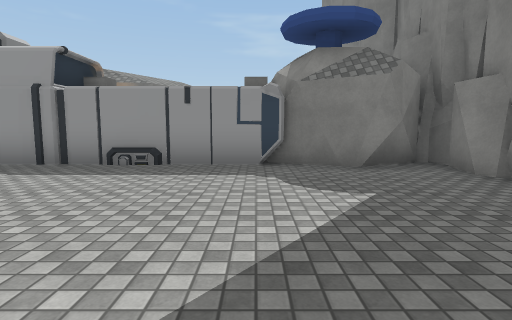
view 1 (above)

24 first-person views from a walk through a Unity game level. The camera is 1.3 m above the floor, tilts 6° down and sees 80° across. The floor is counted in squares, 2 m on a side. Each view is taken from the middle of a square. On the plan, view 1 faces up. The plan holds only what a view shows up to about 10 squares ahead; the rest is blank. The place goes on beyond the plan. The player is left out. Some surface patterns are stand-ins.

view 2
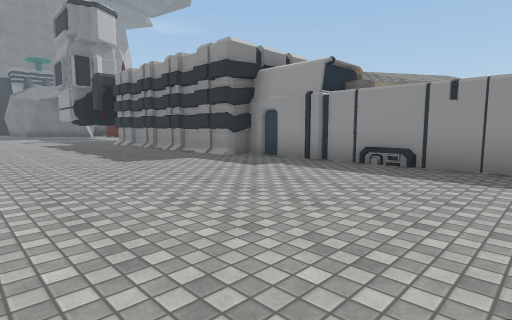

view 3
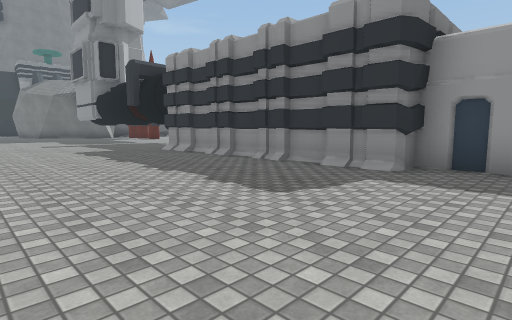

view 4
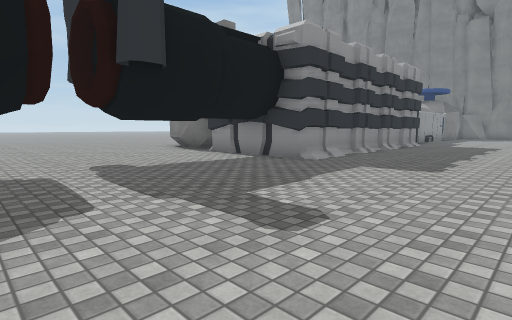

view 5
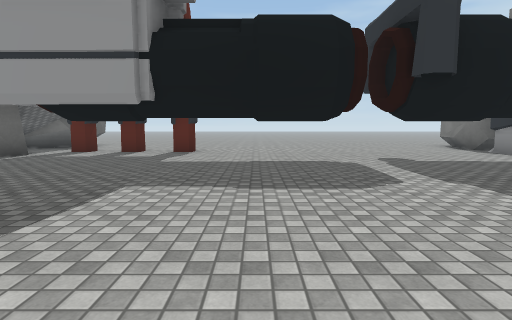

view 6
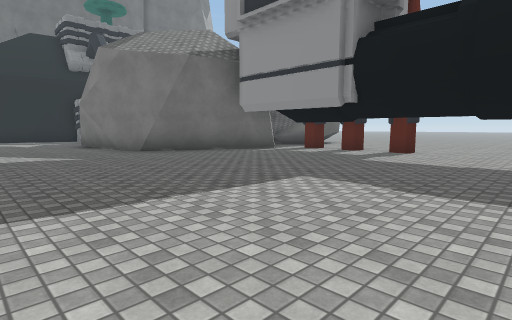

view 7
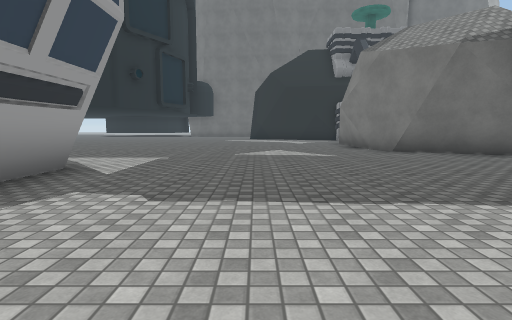

view 8
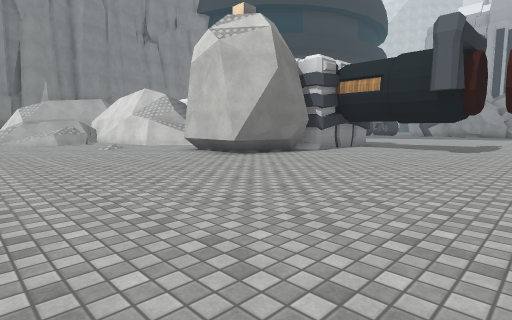

view 9
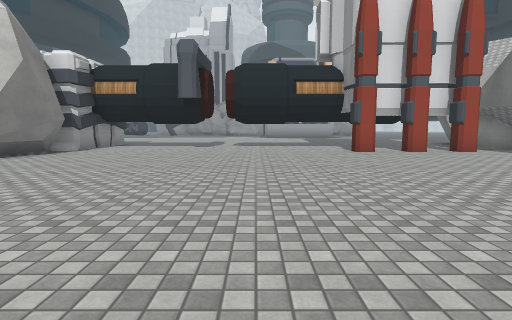

view 10
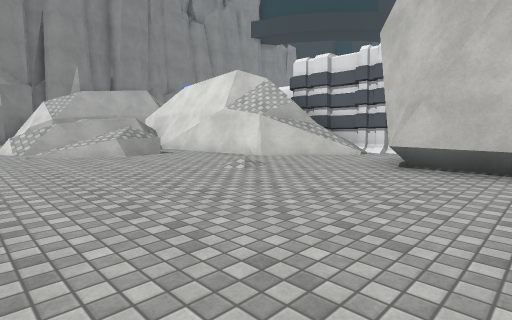

view 11
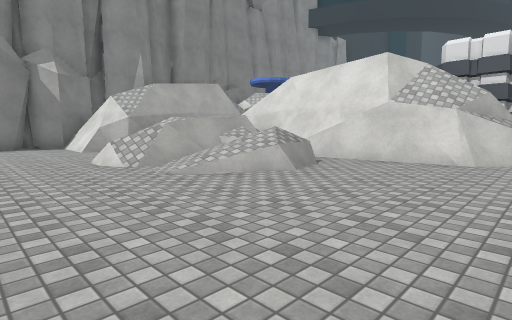

view 12
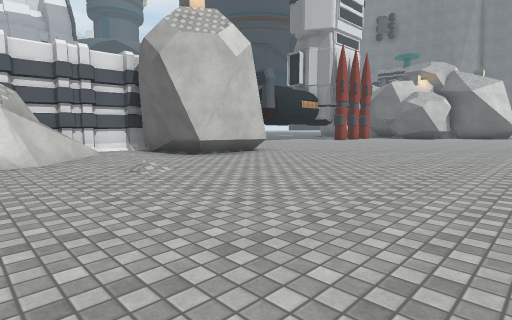

view 13
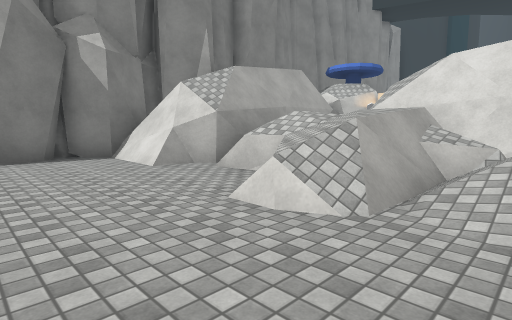

view 14
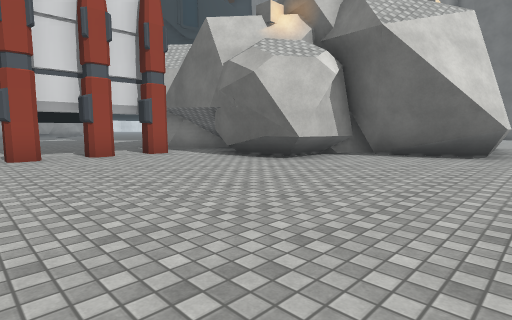

view 15
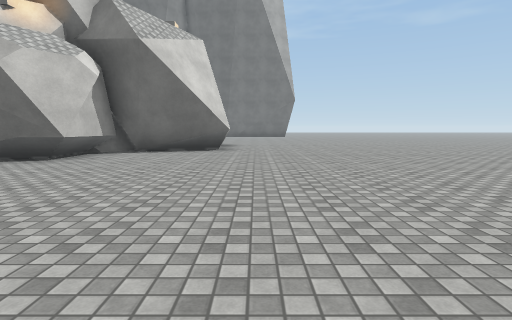

view 16
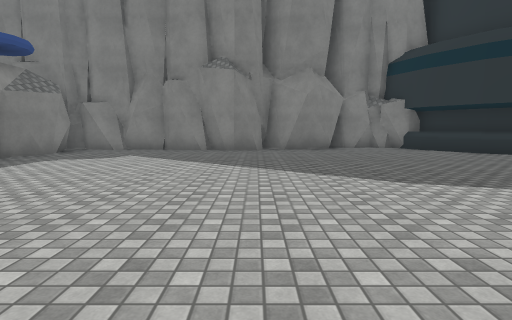

view 17
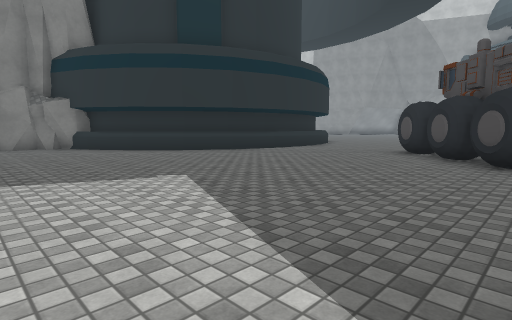

view 18
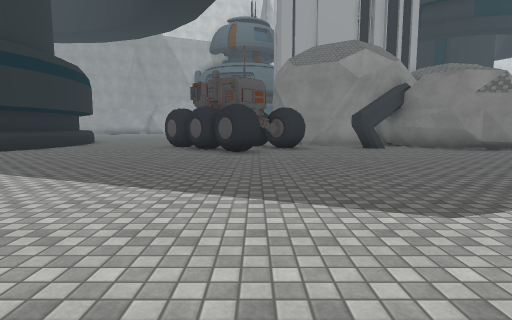

view 19
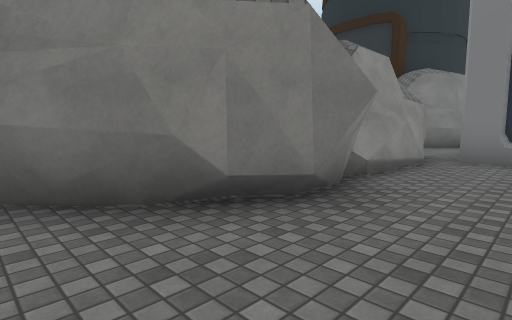

view 20
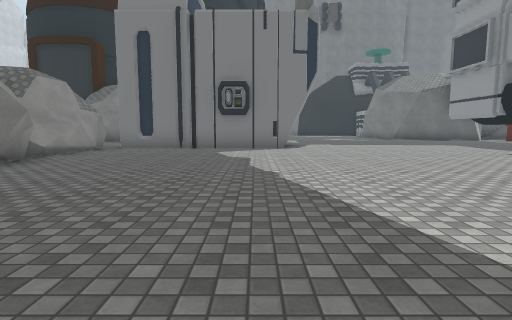

view 21
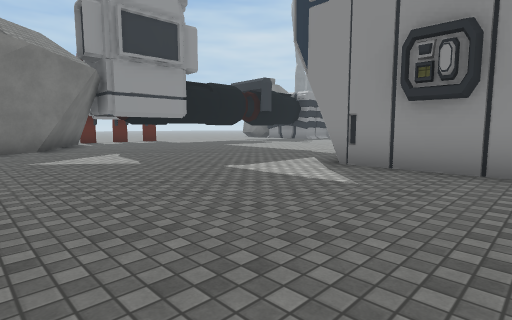

view 22
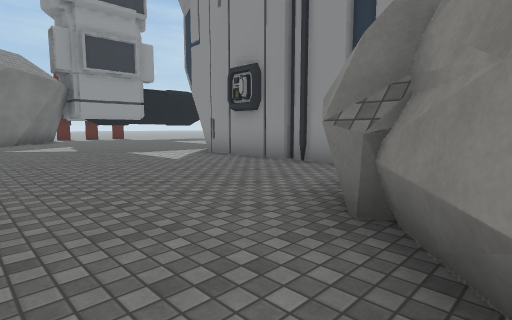

view 23
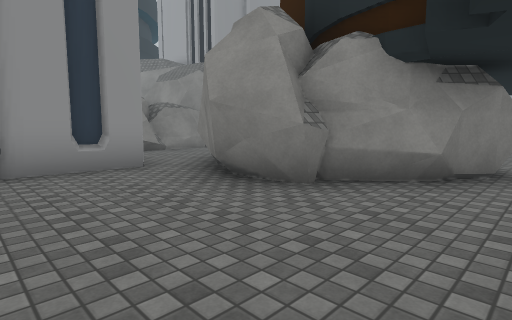

view 24
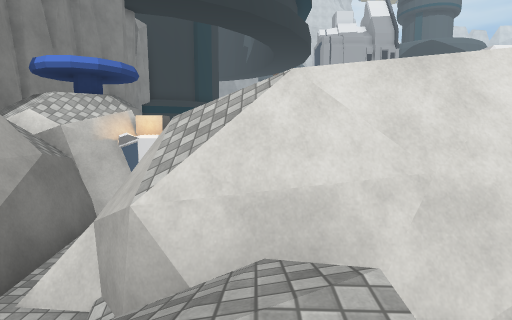

### Floor plan
Key: @ floor where view 1 was taken; # wall or solid block; . main floor; : floor 3.5 m higher than the main floor; + floor 4 m higher than the main floor; * floor 4.5 m higher than the main floor; / step, stairs or slope; = window, fence, low wall or low ledge; ^ raised ledge; v drop or lower ground; R rock; O other object.
Columns run from 28 left of view 1 to 4 right of it. Each row starts with its distance up from view 1.
 17 ......... .      .............
 16 ...............................##
 15 #.......................//=.....#
 14 #......................//////####
 13 ##.....................//=///#
 12 #RRR...................=#=/ =#
 11    R............RRR...########
 10   ##............ROR..=##vv####
  9   #............RROR.==# *+: v#
  8   ###..#.......######## vv  R#
  7    #...........#      # ^   OR
  6   ##...... .. .#      # #####RRR#
  5   #............########.......R##
  4 ###............................##
  3 #..............................##
  2 ...............................#
  1 ...............................#
  0 ................   .........@..##
 -1 .................   ...........##
 -2 .................. .............#
 -3 .....#####......................#
 -4 .....#   #......................#
 -5 .....#   #.....................^#
 -6 .....#   #....................##
 -7 .....#   #...................^#
 -8 .....#   #...........#......^#
 -9 ..###....#######.....##.....^#
-10 .## ##...#     ##OO.####....#

Where each view was taken, in squares from view 1:
view 1: 0 up, 0 right, facing up
view 2: 0 up, 0 right, facing up-left
view 3: 0 up, 4 left, facing up-left
view 4: 1 up, 18 left, facing up-right
view 5: 0 up, 19 left, facing up
view 6: 0 up, 18 left, facing up-left
view 7: 0 up, 18 left, facing left
view 8: 16 up, 18 left, facing down-right
view 9: 17 up, 18 left, facing down
view 10: 16 up, 12 left, facing down-right
view 11: 17 up, 8 left, facing down-right
view 12: 17 up, 6 left, facing down-left
view 13: 17 up, 4 left, facing down-right
view 14: 16 up, 20 left, facing down-left
view 15: 16 up, 19 left, facing left
view 16: 0 up, 6 left, facing right
view 17: 2 down, 7 left, facing down-right
view 18: 0 up, 7 left, facing down
view 19: 7 down, 12 left, facing down-left
view 20: 4 down, 9 left, facing left
view 21: 6 down, 28 left, facing up-right
view 22: 10 down, 28 left, facing up-right
view 23: 6 down, 28 left, facing down-right
view 24: 13 up, 2 left, facing down
